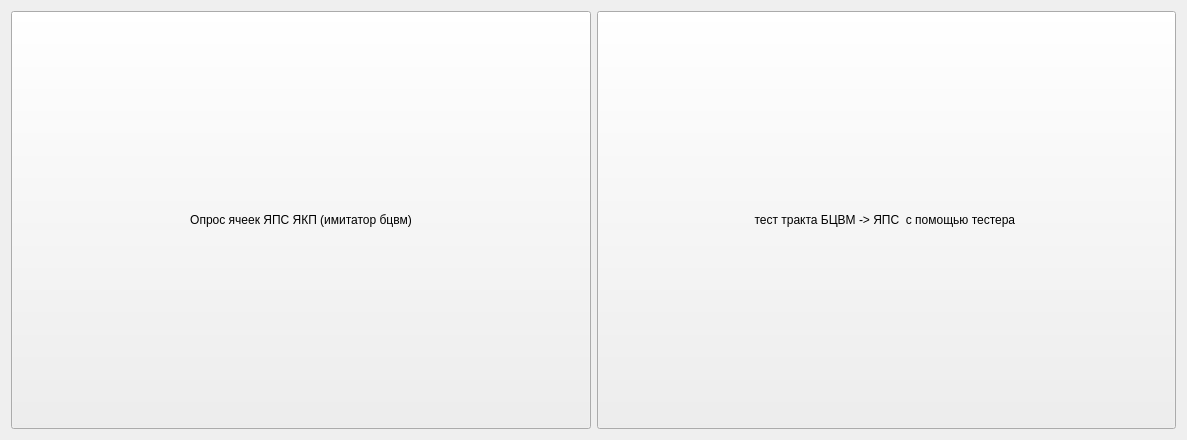
<?xml version="1.0" encoding="UTF-8"?>
<ui version="4.0">
 <class>launcher</class>
 <widget class="QWidget" name="launcher">
  <property name="geometry">
   <rect>
    <x>0</x>
    <y>0</y>
    <width>1187</width>
    <height>440</height>
   </rect>
  </property>
  <property name="sizePolicy">
   <sizepolicy hsizetype="Expanding" vsizetype="Expanding">
    <horstretch>0</horstretch>
    <verstretch>0</verstretch>
   </sizepolicy>
  </property>
  <property name="windowTitle">
   <string>Form</string>
  </property>
  <layout class="QHBoxLayout" name="horizontalLayout">
   <item>
    <widget class="QPushButton" name="pushButton_2">
     <property name="sizePolicy">
      <sizepolicy hsizetype="Expanding" vsizetype="Expanding">
       <horstretch>0</horstretch>
       <verstretch>0</verstretch>
      </sizepolicy>
     </property>
     <property name="toolTip">
      <string>&lt;html&gt;&lt;head/&gt;&lt;body&gt;&lt;p&gt;Стендовое испытание тракта БЦВМ - ЯЛС - ЯПС с замером фактического времени срабатывания япс.&lt;/p&gt;&lt;/body&gt;&lt;/html&gt;</string>
     </property>
     <property name="text">
      <string>Опрос ячеек ЯПС ЯКП (имитатор бцвм)</string>
     </property>
    </widget>
   </item>
   <item>
    <widget class="QPushButton" name="pushButton">
     <property name="sizePolicy">
      <sizepolicy hsizetype="Expanding" vsizetype="Expanding">
       <horstretch>0</horstretch>
       <verstretch>0</verstretch>
      </sizepolicy>
     </property>
     <property name="toolTip">
      <string>&lt;html&gt;&lt;head/&gt;&lt;body&gt;&lt;p&gt;Активный имитатор БЦВМ, отправляет команды ячейкам и иницирует опрос согласно протоколу&lt;/p&gt;&lt;p&gt;имеет прокси режим при подключении в цепь БЦВМ&lt;/p&gt;&lt;/body&gt;&lt;/html&gt;</string>
     </property>
     <property name="text">
      <string>тест тракта БЦВМ -&gt; ЯПС  с помощью тестера </string>
     </property>
    </widget>
   </item>
  </layout>
 </widget>
 <resources/>
 <connections/>
</ui>
